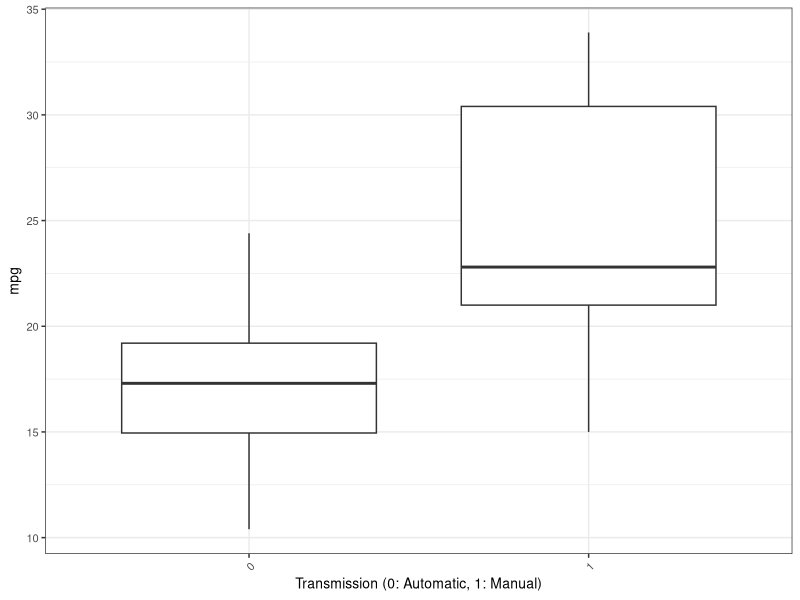

The R script that drew this image:
## ---- chunk 1
libs=c('ggplot2','scales')
lapply(libs,library, character.only=T)
# Plot style
Plot_theme = theme_bw()+
      theme(plot.title = element_text(size = 12)
            ,axis.title.x = element_text(size=10)
            ,axis.title.y = element_text(size=10)
            ,axis.text.x = element_text(size=8,angle = 45, hjust = 1)
            ,axis.text.y = element_text(size=8)            
      )
# Load Data
data(mtcars)
## ---- chunk 2
ggplot(data=mtcars)+
  geom_boxplot(aes(factor(am),mpg))+
  labs(x='Transmission (0: Automatic, 1: Manual)')+
  Plot_theme
